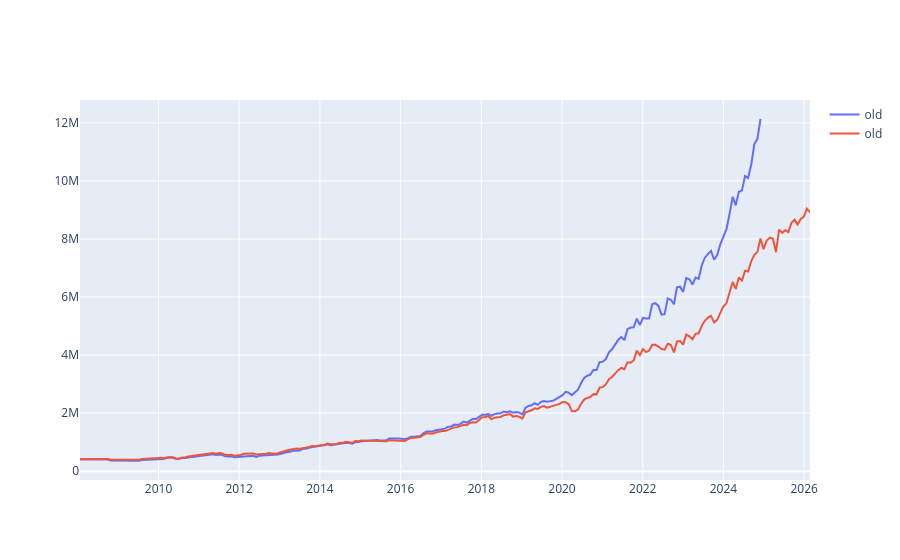

Notebook cell for this chart:
### Code cell
import plotly.graph_objects as go

fig = go.Figure()
fig.add_trace(go.Scatter(x = df1.index, y = df1.values, name = 'old'))
fig.add_trace(go.Scatter(x = df2.index, y = df2.values, name = 'old'))
fig.show()

### Figure 1 — Plotly figure (JSON) as saved in the notebook; plotly's stock layout.template omitted (floating-point values rounded to 4 significant figures; data arrays with more than 128 entries replaced by an {"elided": "..."} marker saying what was removed)
{"data": [{"name": "old", "type": "scatter", "x": {"elided": "221 str values"}, "y": {"elided": "221 float values"}}, {"name": "old", "type": "scatter", "x": {"elided": "237 str values"}, "y": {"elided": "237 float values"}}], "layout": {}}
